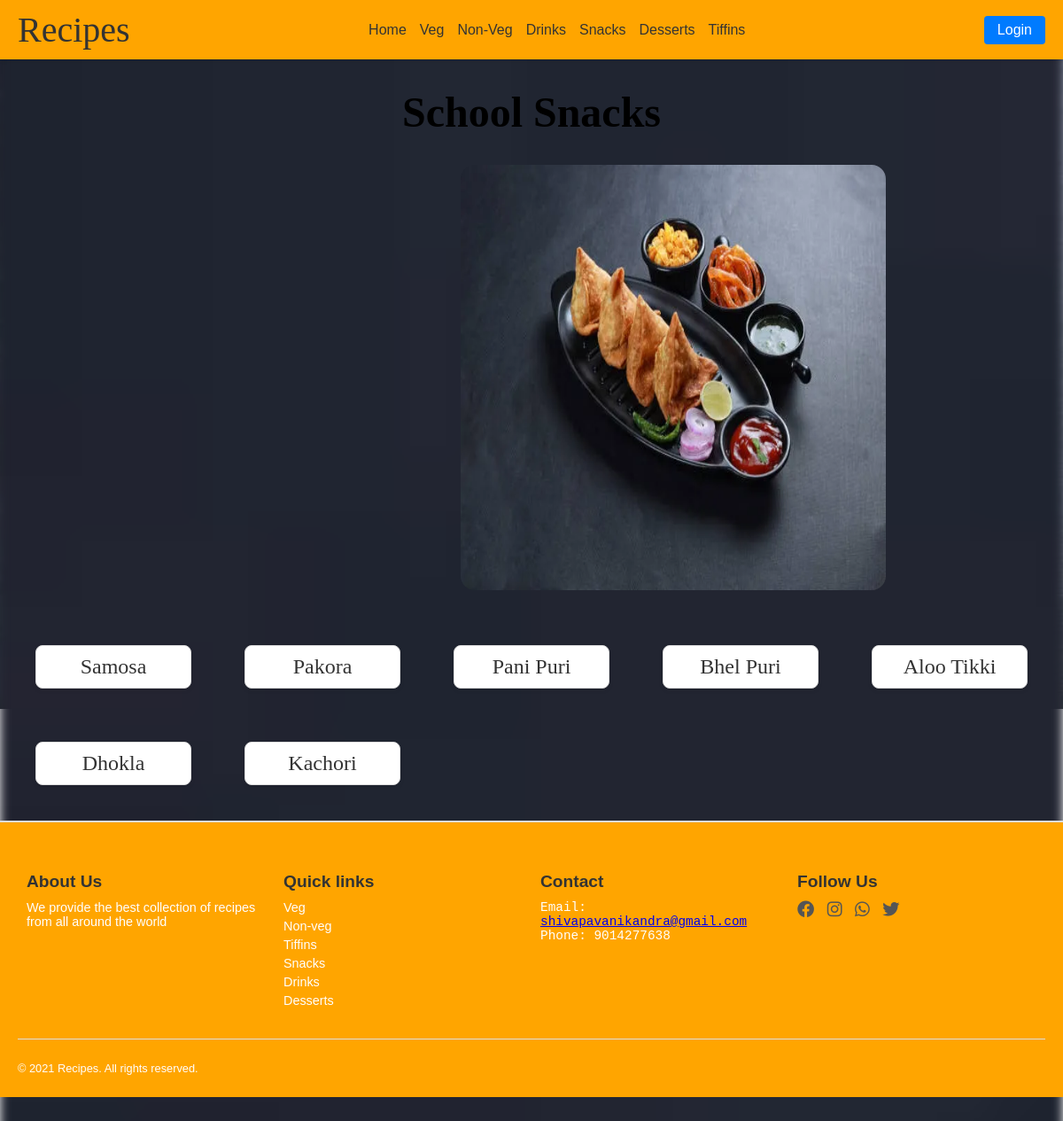
/snacks/school/, run on the app's committed database.
### snacks/models.py (models this page shows, shortened)
class schoolsnacks(models.Model):
    name=models.CharField(max_length=100)
    image=models.ImageField(upload_to='images/')
    ingredients=models.TextField()
    recipe=models.TextField()
    video=models.URLField(null=True,blank=True)

### snacks/views.py (the view)
# urls.py: path('school/',views.Schoolsnacks,name='school'),
def Schoolsnacks(request):
    schoolsnack=schoolsnacks.objects.all()
    return render(request,'snacks/schoolsnacks.html',{'schoolsnack':schoolsnack})

### template/snacks/schoolsnacks.html (shortened to what this page needs)
<!DOCTYPE html>
<html lang="en">
<head>
    <link href="https://cdnjs.cloudflare.com/ajax/libs/font-awesome/6.0.0-beta3/css/all.min.css" rel="stylesheet">
<body>
    <nav>
        <div class="logo">Recipes</div>
        <div class="nav-links">
            <a href="{% url 'ourrecipe1:home' %}">Home</a>
            <div class="has-dropdown">
                <a href="{% url 'ourrecipe1:veg' %}">Veg</a>
            </div>
            <div class="has-dropdown">
                <a href="{% url 'ourrecipe1:nonveg' %}">Non-Veg</a>
            </div>
            <div class="has-dropdown">
                <a href="{% url 'ourrecipe1:drinks' %}">Drinks</a>
            </div>
            <div class="has-dropdown">
                <a href="{% url 'ourrecipe1:snacks' %}">Snacks</a>
            </div>
            <div class="has-dropdown">
                <a href="{% url 'ourrecipe1:dessert' %}">Desserts</a>
            </div>
            <div class="has-dropdown">
                <a href="{% url 'ourrecipe1:tiffins' %}">Tiffins</a>
            </div>
        </div>
        <div class="search-login">
            <button class="login-btn">Login</button>
        </div>
    </nav>
    <h1 id="head">School Snacks</h1>
    <div><img src="../../static/images/samosa.webp" alt="" id="img1"></div><br>
    <div class="fastfood-container">{% for i in schoolsnack %}
    <a href="{% url 'snacks:showschoolsnacks' i.id %}" class="fastfood-item">{{i.name}}</a>
    {% endfor %}</div>
    <footer>
        <div class="footer-section">
        <h4>About Us</h4>
        <p>We provide the best collection of recipes from all
            around the world</p>
        </div>
        <div class="footer-section">
        <ul>
            <h4>Quick links</h4>
            <a href="{% url 'ourrecipe1:veg' %}" class="quick"><li>Veg</li></a>
            <a href="{% url 'ourrecipe1:nonveg' %}" class="quick"><li>Non-veg</li></a>
            <a href="{% url 'ourrecipe1:tiffins' %}" class="quick"><li>Tiffins</li></a>
            <a href="{% url 'ourrecipe1:snacks' %}" class="quick"><li>Snacks</li></a>
            <a href="{% url 'ourrecipe1:drinks' %}" class="quick"><li>Drinks</li></a>
            <a href="{% url 'ourrecipe1:dessert' %}" class="quick"><li>Desserts</li></a>
        </ul>
        </div>
        <div class="footer-section">
        <h4>Contact</h4>
        <pre>Email:
<a href="#">shivapavanikandra@gmail.com</a>
Phone: 9014277638
        </pre>
        </div>
        <div class="footer-section">
        <h4>Follow Us</h4>
        <a href="#"><i class="fa-brands fa-facebook"></i></a>
        <a href="#"><i class="fa-brands fa-instagram"></i></a>
        <a href="#"><i class="fa-brands fa-whatsapp"></i></a>
        <a href="#"><i class="fa-brands fa-twitter"></i></a>
        </div>
        <hr>
        <p id="f2">&copy; 2021 Recipes. All rights reserved.</p>
    </footer>
</body>
</html>

### template/snacks/schoolsnacks.html (style rules this page uses)
body { margin: 0; font-family: Arial, sans-serif; background-image: url(../../static/images/samosa.webp); background-repeat: no-repeat; background-size: cover; background-position: center; }
body::before { content: ""; position: absolute; top: 0vh; left: 0; right: 0; bottom: -80vh; background-image: inherit; background-size: inherit; background-repeat: inherit; filter: blur(6px); z-index: -1; }
#img1 { position: relative; z-index: 1; }
nav { display: flex; justify-content: space-between; align-items: center; background-color: orange; padding: 10px 20px; box-shadow: 0 2px 4px rgba(0, 0, 0, 0.1); }
.logo { font-size: 2.5rem; font-family: cursive; color: #333; }
.nav-links { display: flex; gap: 15px; }
.nav-links a { text-decoration: none; font-size: 1rem; color: #333; transition: color 0.3s; }
.has-dropdown { position: relative; }
.search-login { display: flex; gap: 10px; align-items: center; }
.login-btn { background-color: #007BFF; color: white; border: none; padding: 7px 15px; border-radius: 4px; font-size: 1rem; cursor: pointer; transition: background-color 0.3s; }
footer { display: flex; flex-wrap: wrap; justify-content: space-between; background-color: orange; padding: 20px; border-top: 2px solid #ddd; }
footer h4 { margin-bottom: 10px; font-size: 1.2rem; color: #333; }
footer p, pre { font-size: 0.9rem; color: white; margin: 5px 0; }
ul { list-style-type: none; padding: 0; margin: 0; }
ul a { text-decoration: none; color: white; font-size: 0.9rem; margin: 5px 0; display: block; }
footer a i { font-size: 1.2rem; color: #555; margin-right: 10px; transition: color 0.3s ease; }
footer hr { width: 100%; border: none; border-top: 1px solid #ddd; margin: 20px 0; }
#f2 { text-align: center; font-size: 0.8rem; color: white; }
.footer-section { flex: 1; min-width: 200px; margin: 10px; }
#img1 { width: 40%; height: 60vh; margin-left: 65vh; border-radius: 2vh; }
#head { font-size: 3rem; font-family: cursive; text-align: center; }
.fastfood-container { display: grid; grid-template-columns: repeat(auto-fit, minmax(150px, 1fr)); gap: 60px; padding: 40px; max-width: 1200px; margin: 0 auto; }
.fastfood-item { display: block; text-align: center; text-decoration: none; font-family: cursive; font-size: 1.5em; color: #333; background-color: #fff; padding: 10px 15px; border: 1px solid #ddd; border-radius: 8px; box-shadow: 0 2px 5px rgba(0, 0, 0, 0.1); transition: transform 0.2s, box-shadow 0.2s; }

### data on the page
schoolsnacks: name "Samosa"
schoolsnacks: name "Pakora"
schoolsnacks: name "Pani Puri"
schoolsnacks: name "Bhel Puri"
schoolsnacks: name "Aloo Tikki"
schoolsnacks: name "Dhokla"
schoolsnacks: name "Kachori"
